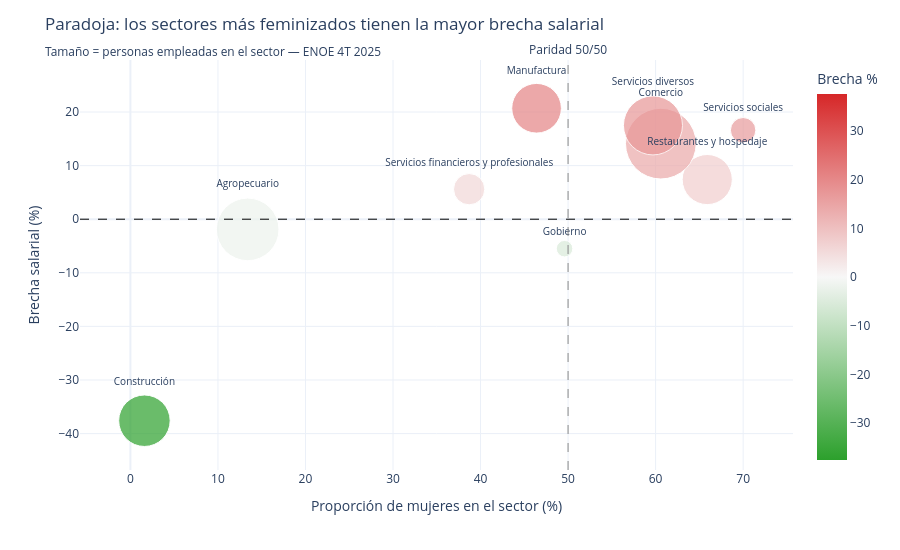

Write notebook code for a chart like this one.
### Code cell
#DF_SI
df_plot = df_sec[df_sec['brecha'].between(-50, 30)].copy()  # sin outliers extremos

fig = px.scatter(
    df_plot, x='pct_mujeres', y='brecha',
    size='poblacion', size_max=50,
    color='brecha',
    color_continuous_scale=['#2ca02c', '#f7f7f7', '#d62728'],
    color_continuous_midpoint=0,
    text='sector',
    hover_data={'ih': ':.0f', 'im': ':.0f', 'poblacion': ':,.0f'}
)

fig.update_traces(textposition='top center', textfont_size=10)

fig.add_hline(y=0, line_dash='dash', line_color='black', line_width=1)
fig.add_vline(x=50, line_dash='dash', line_color=COLOR_GRIS, line_width=1,
              annotation_text='Paridad 50/50', annotation_position='top')

fig.update_layout(
    title='Paradoja: los sectores más feminizados tienen la mayor brecha salarial<br>'
          '<sub>Tamaño = personas empleadas en el sector — ENOE 4T 2025</sub>',
    template='plotly_white', height=550,
    xaxis_title='Proporción de mujeres en el sector (%)',
    yaxis_title='Brecha salarial (%)',
    coloraxis_colorbar_title='Brecha %'
)

#fig.write_html(RUTA_SALIDA / 'g3_feminizacion_vs_brecha.html', include_plotlyjs='cdn')
fig.show()

### Figure 1 — Plotly figure (JSON) as saved in the notebook; plotly's stock layout.template omitted (floating-point values rounded to 4 significant figures)
{"data": [{"customdata": [[52.83, 72.68, 14880000.0], [55.61, 58.68, 1524000.0], [32.55, 33.18, 21960000.0], [69.53, 65.65, 5485000.0], [45.52, 42.13, 14090000.0], [40.24, 34.56, 28080000.0], [80.32, 67.01, 3633000.0], [59.22, 48.87, 19580000.0], [44.2, 35.05, 13850000.0]], "hovertemplate": "pct_mujeres=%{x}<br>brecha=%{marker.color}<br>poblacion=%{customdata[2]:,.0f}<br>sector=%{text}<br>ih=%{customdata[0]:.0f}<br>im=%{customdata[1]:.0f}<extra></extra>", "legendgroup": "", "marker": {"color": [-37.6, -5.5, -1.9, 5.6, 7.4, 14.1, 16.6, 17.5, 20.7], "coloraxis": "coloraxis", "size": [14878244, 1524126, 21957217, 5485085, 14093744, 28075157, 3632904, 19575943, 13851312], "sizemode": "area", "sizeref": 11230.0, "symbol": "circle"}, "mode": "markers+text", "name": "", "orientation": "v", "showlegend": false, "text": ["Construcción", "Gobierno", "Agropecuario", "Servicios financieros y profesionales", "Restaurantes y hospedaje", "Comercio", "Servicios sociales", "Servicios diversos", "Manufactura"], "textfont": {"size": 10}, "textposition": "top center", "type": "scatter", "x": [1.6, 49.6, 13.4, 38.7, 65.9, 60.6, 70.0, 59.7, 46.4], "xaxis": "x", "y": [-37.6, -5.5, -1.9, 5.6, 7.4, 14.1, 16.6, 17.5, 20.7], "yaxis": "y"}], "layout": {"annotations": [{"showarrow": false, "text": "Paridad 50/50", "x": 50, "xanchor": "center", "xref": "x", "y": 1, "yanchor": "bottom", "yref": "y domain"}], "coloraxis": {"cmid": 0, "colorbar": {"title": {"text": "Brecha %"}}, "colorscale": [[0, "#2ca02c"], [0.5, "#f7f7f7"], [1, "#d62728"]]}, "height": 550, "legend": {"itemsizing": "constant", "tracegroupgap": 0}, "margin": {"t": 60}, "shapes": [{"line": {"color": "black", "dash": "dash", "width": 1}, "type": "line", "x0": 0, "x1": 1, "xref": "x domain", "y0": 0, "y1": 0, "yref": "y"}, {"line": {"color": "#888888", "dash": "dash", "width": 1}, "type": "line", "x0": 50, "x1": 50, "xref": "x", "y0": 0, "y1": 1, "yref": "y domain"}], "title": {"text": "Paradoja: los sectores más feminizados tienen la mayor brecha salarial<br><sub>Tamaño = personas empleadas en el sector — ENOE 4T 2025</sub>"}, "xaxis": {"anchor": "y", "domain": [0, 1], "title": {"text": "Proporción de mujeres en el sector (%)"}}, "yaxis": {"anchor": "x", "domain": [0, 1], "title": {"text": "Brecha salarial (%)"}}}}
